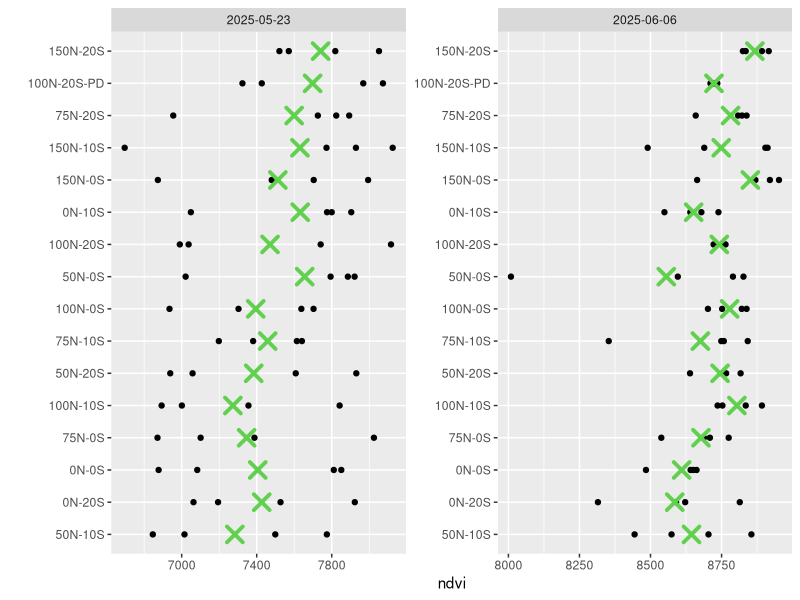
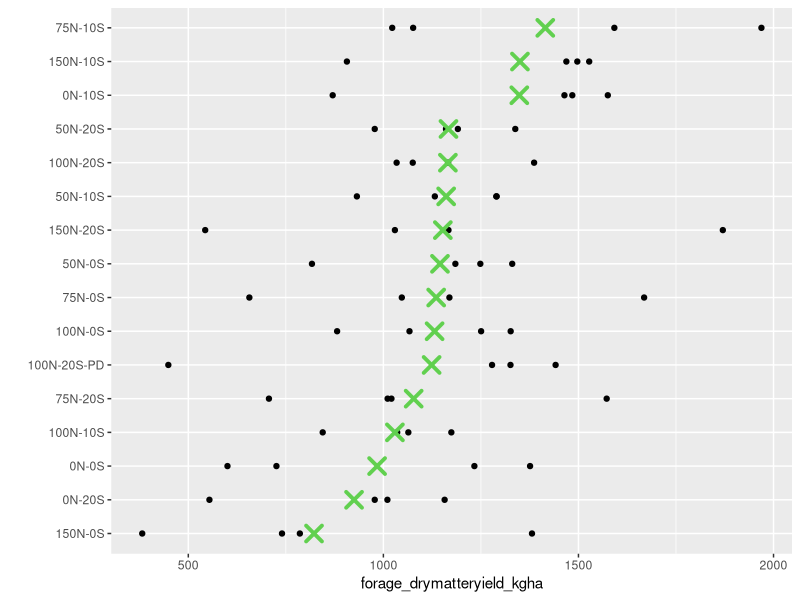
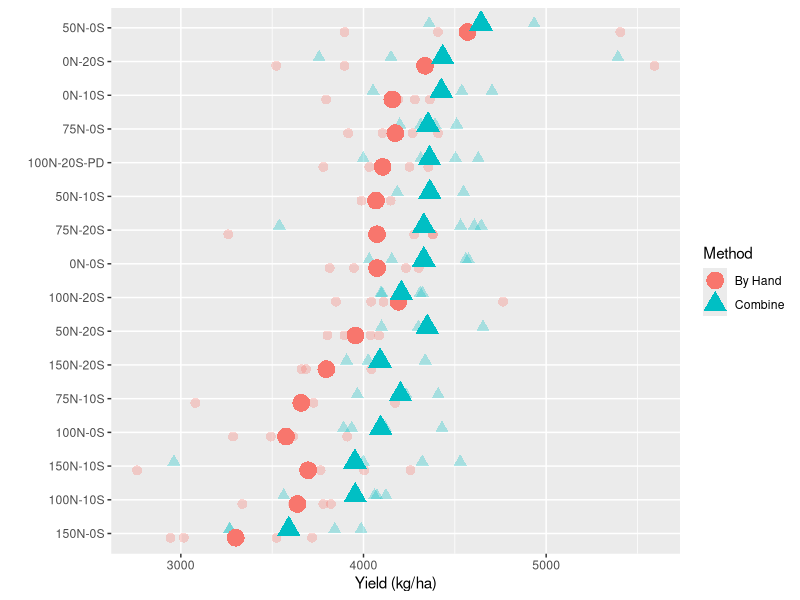
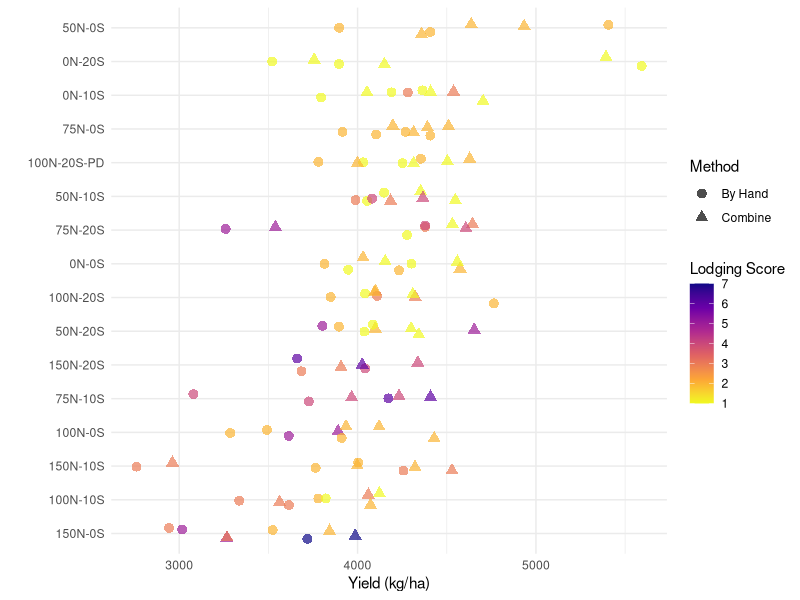
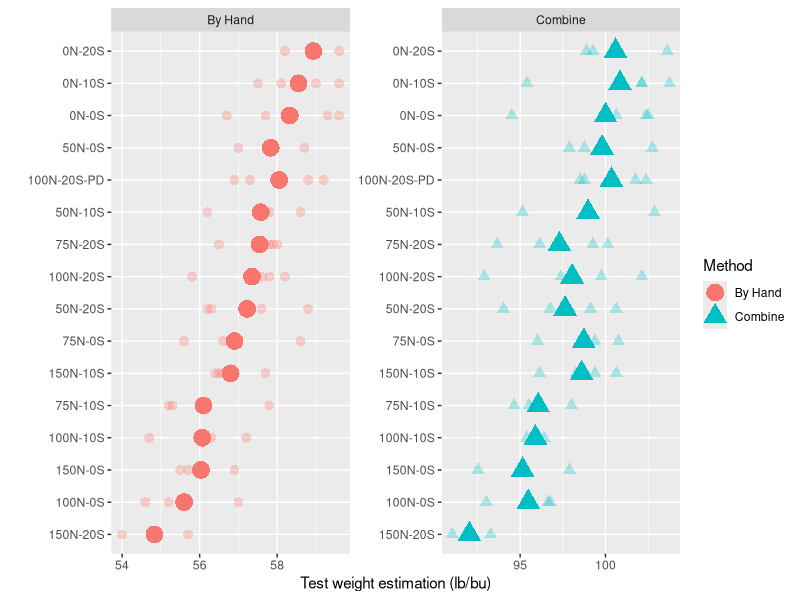
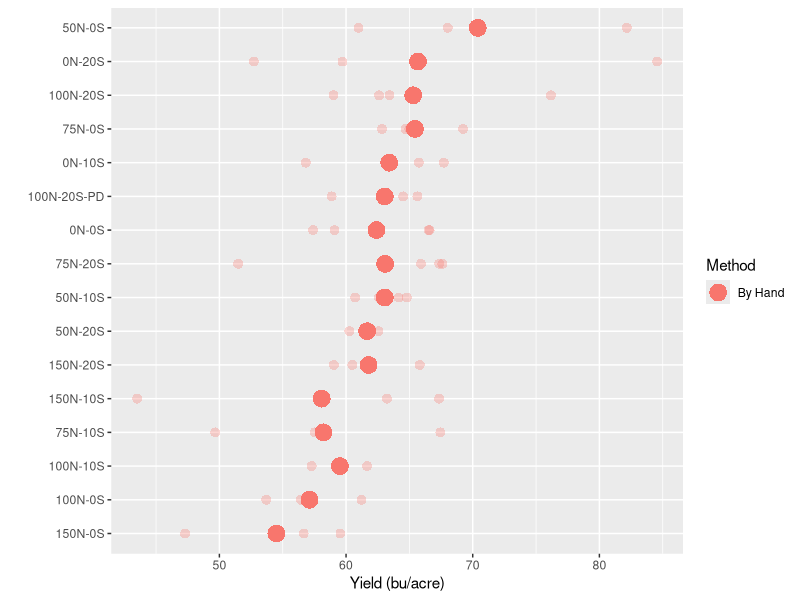
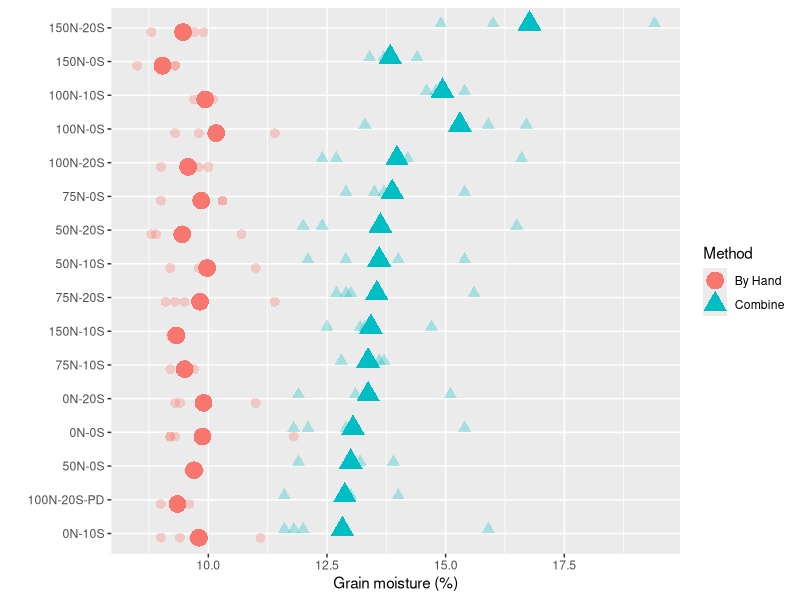
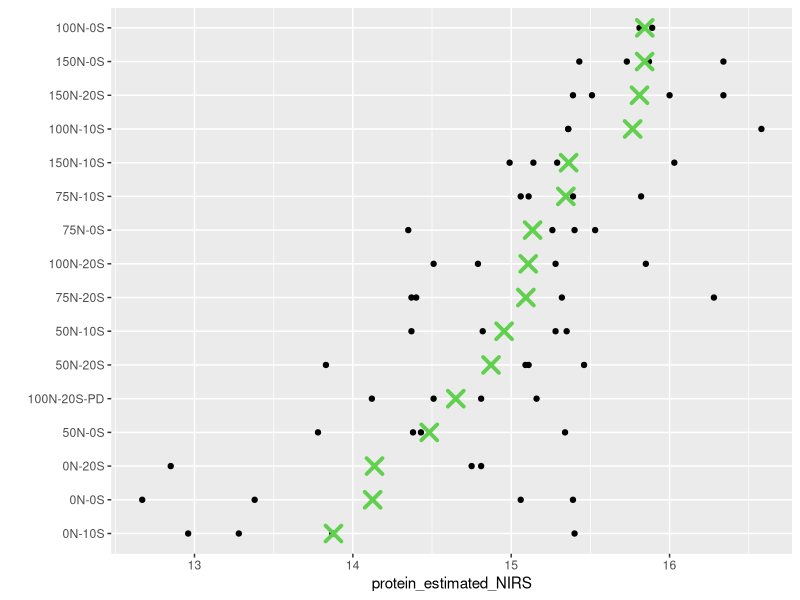

Source code (R) for these figures, in order:
## ---- chunk 1
library(tidyverse)
read.csv("NxS plot map and master - data_biomassyieldprotein.csv") -> dat

dat %>% 
  mutate(date = as.POSIXct(date)) -> dat


## ---- chunk 2
#| label: fig-ndvi
#| fig-cap: "NDVI across two sampling dates. X indicates mean within sampling date. Treatments are ordered where 150N-20S is highest mean NDVI across both dates and 50N-10S is lowest mean NDVI when averaged across both dates."

dat %>% 
  select(date, plots, block, treatment, ndvi) %>% 
  drop_na(ndvi) %>% 
  mutate(treatment = fct_reorder(treatment,ndvi,
                                 .fun = mean)) %>% 
  ggplot(aes(treatment,ndvi)) +
  geom_point() +
  stat_summary(
    geom = "point",
    fun = mean,
    col = 3,
    size = 4,
    shape = 4,
    stroke = 2
  ) +
  coord_flip() +
  facet_wrap(~date, 
             scales = "free") +
  labs(x="")
## ---- chunk 3
#| label: fig-biomass
#| fig-cap: "Forage dry matter yield on May 23"

dat %>% 
  # glimpse()
  select(date, plots, block, treatment, forage_drymatteryield_kgha) %>% 
  drop_na(forage_drymatteryield_kgha) %>% 
  mutate(treatment = fct_reorder(treatment,forage_drymatteryield_kgha,
                                 .fun = mean)) %>% 
  ggplot(aes(treatment,forage_drymatteryield_kgha)) +
  geom_point() +
  stat_summary(
    geom = "point",
    fun = mean,
    col = 3,
    size = 4,
    shape = 4,
    stroke = 2
  ) +
  coord_flip() +
  labs(x="")
## ---- chunk 4
#| label: fig-yieldkgha
#| fig-cap: "Grain yield in kilograms per hectare between the combine weight system vs the entire sample being brought back to lab and weighed. Note when weighed by hand the sample was dryer so this explains lower weights. Outlier removed."
dat %>% 
  filter(grain_kgha_byhand<7000) %>% 
  select(date, plots, block, treatment,
         grain_kgha_harvestMaster,
         grain_kgha_byhand) %>% 
  drop_na(grain_kgha_harvestMaster, grain_kgha_byhand) %>% 
  pivot_longer(
    cols = c(grain_kgha_harvestMaster, grain_kgha_byhand),
    names_to = "method",
    values_to = "yield"
  ) %>% 
  mutate(method = recode(method,
                         grain_kgha_harvestMaster = "Combine",
                         grain_kgha_byhand = "By Hand")) %>% 
  mutate(treatment = fct_reorder(treatment, yield, .fun = mean)) %>% 
  ggplot(aes(x = treatment, y = yield, color = method, shape = method)) +
  geom_point(position = position_dodge(width = 0.5), size = 3, alpha = 0.3) +
  stat_summary(
    aes(color = method, shape = method),
    geom = "point",
    fun = mean,
    position = position_dodge(width = 0.5),
    size = 5,
    stroke = 1.5
  ) +
  coord_flip() +
  labs(x = "",
       y = "Yield (kg/ha)",
       color = "Method",
       shape = "Method")
## ---- chunk 5
#| label: fig-yieldkghalodging
#| fig-cap: "Grain yield estimation from combine with lodging scores where 1 = no lodging and 9 = flat on the ground."

dat %>%
  filter(grain_kgha_harvestMaster < 7000, grain_kgha_byhand < 7000) %>%
  select(treatment, grain_kgha_harvestMaster, grain_kgha_byhand, lodging_score_atharvest) %>%
  drop_na() %>%
  pivot_longer(
    cols = c(grain_kgha_harvestMaster, grain_kgha_byhand),
    names_to = "method",
    values_to = "yield"
  ) %>%
  mutate(
    method = recode(method,
                    grain_kgha_harvestMaster = "Combine",
                    grain_kgha_byhand = "By Hand"),
    treatment = fct_reorder(treatment, yield, .fun = mean)
  ) %>%
  ggplot(aes(x = treatment, y = yield, color = lodging_score_atharvest, shape = method)) +
  geom_point(size = 3, alpha = 0.7, position = position_jitter(width = 0.2)) +
  scale_color_viridis_c(option = "plasma", direction = -1, name = "Lodging Score") +
  scale_shape_manual(values = c("Combine" = 17, "By Hand" = 16)) +  # triangle for Combine, circle for By Hand
  coord_flip() +
  labs(
    x = "",
    y = "Yield (kg/ha)",
    shape = "Method"
  ) +
  theme_minimal()


## ---- chunk 6
#| label: fig-testweight
#| fig-cap: "Grain test weight values were reasonable using  using the Perten 5200 (i.e. By Hand) and were mostly mirrored by on board test weight estimator on combine, but those values will require a correction"


# Calculate mean test weight by treatment for By Hand
byhand_order <- dat %>%
  drop_na(grain_testweight_lbbu_byhand_grainsensor) %>%
  group_by(treatment) %>%
  summarize(mean_byhand = mean(grain_testweight_lbbu_byhand_grainsensor, na.rm = TRUE)) %>%
  arrange(mean_byhand) %>%
  pull(treatment)

dat %>% 
  filter(grain_kgha_byhand < 7000) %>% 
  select(date, plots, block, treatment,
         grain_testweight_lbbu_harvestMaster,
         grain_testweight_lbbu_byhand_grainsensor) %>% 
  drop_na(grain_testweight_lbbu_harvestMaster, grain_testweight_lbbu_byhand_grainsensor) %>% 
  pivot_longer(
    cols = c(grain_testweight_lbbu_harvestMaster, grain_testweight_lbbu_byhand_grainsensor),
    names_to = "method",
    values_to = "test weight"
  ) %>% 
  mutate(method = recode(method,
                         grain_testweight_lbbu_harvestMaster = "Combine",
                         grain_testweight_lbbu_byhand_grainsensor = "By Hand")) %>%
  # Reorder factor using By Hand order
  mutate(treatment = factor(treatment, levels = byhand_order)) %>% 
  ggplot(aes(x = treatment, y = `test weight`, color = method, shape = method)) +
  geom_point(position = position_dodge(width = 0.5), size = 3, alpha = 0.3) +
  stat_summary(
    aes(color = method, shape = method),
    geom = "point",
    fun = mean,
    position = position_dodge(width = 0.5),
    size = 5,
    stroke = 1.5
  ) +
  coord_flip() +
  facet_wrap(~method, scales = "free") +
  labs(x = "",
       y = "Test weight estimation (lb/bu)",
       color = "Method",
       shape = "Method")

## ---- chunk 7
#| label: fig-buacre
#| fig-cap: "Grain yield in bushels per acre using only the by hand method because the test weight data was unreliable from the combine."


# Step 1: Compute treatment order based on By Hand yield (kg/ha)
byhand_order <- dat %>%
  filter(grain_kgha_byhand < 7000) %>%
  drop_na(grain_kgha_byhand) %>%
  group_by(treatment) %>%
  summarize(mean_byhand = mean(grain_kgha_byhand, na.rm = TRUE)) %>%
  arrange(mean_byhand) %>%
  pull(treatment)

# Step 2: Main plot with corrected bu/acre
dat %>% 
  # glimpse()
  filter(grain_kgha_byhand < 7000) %>% 
  select(date, plots, block, treatment,
         grain_kgha_harvestMaster,
         grain_kgha_byhand,
         grain_testweight_lbbu_harvestMaster,
         grain_testweight_lbbu_byhand_grainsensor) %>% 
  drop_na(grain_kgha_harvestMaster, grain_kgha_byhand,
          grain_testweight_lbbu_harvestMaster,
          grain_testweight_lbbu_byhand_grainsensor) %>% 
  # Convert kg/ha → lb/acre → bu/acre
  mutate(
    lb_acre_byhand = grain_kgha_byhand * 2.20462 / 2.47105,
    lb_acre_harvestMaster = grain_kgha_harvestMaster * 2.20462 / 2.47105,
    bu_acre_byhand = lb_acre_byhand / grain_testweight_lbbu_byhand_grainsensor,
    bu_acre_harvestMaster = lb_acre_harvestMaster / grain_testweight_lbbu_harvestMaster
  ) %>% 
  # Pivot longer for plotting
  pivot_longer(
    cols = c(bu_acre_harvestMaster, bu_acre_byhand),
    names_to = "method",
    values_to = "bu_acre"
  ) %>% 
  mutate(method = recode(method,
                         bu_acre_harvestMaster = "Combine",
                         bu_acre_byhand = "By Hand"),
         # Reorder treatments using By Hand order
         treatment = factor(treatment, levels = byhand_order)) %>% 
  filter(method=="By Hand") %>% 
  ggplot(aes(x = treatment, y = bu_acre, color = method, shape = method)) +
  geom_point(position = position_dodge(width = 0.5), size = 3, alpha = 0.3) +
  stat_summary(
    aes(color = method, shape = method),
    geom = "point",
    fun = mean,
    position = position_dodge(width = 0.5),
    size = 5,
    stroke = 1.5
  ) +
  coord_flip() +
  labs(x = "",
       y = "Yield (bu/acre)",
       color = "Method",
       shape = "Method")


## ---- chunk 8
#| label: fig-moisturecontent
#| fig-cap: "Moisture content at harvest (combine) and after dryer (By Hand)."

# Step 1: Compute treatment order based on Combine moisture
combine_order <- dat %>%
  filter(grain_kgha_byhand < 7000) %>%
  drop_na(grain_moisturepercent_harvestMaster) %>%
  group_by(treatment) %>%
  summarize(mean_combine_moisture = mean(grain_moisturepercent_harvestMaster, na.rm = TRUE)) %>%
  arrange(mean_combine_moisture) %>%  # ascending order
  pull(treatment)


# Step 2: Main plot for grain moisture
dat %>% 
  filter(grain_kgha_byhand < 7000) %>% 
  select(date, plots, block, treatment,
         grain_moisturepercent_harvestMaster,
         grain_moisturepercent_byhand_grainsensor) %>% 
  drop_na(grain_moisturepercent_harvestMaster,
          grain_moisturepercent_byhand_grainsensor) %>% 
  pivot_longer(
    cols = c(grain_moisturepercent_harvestMaster,
             grain_moisturepercent_byhand_grainsensor),
    names_to = "method",
    values_to = "moisture_percent"
  ) %>% 
  mutate(method = recode(method,
                         grain_moisturepercent_harvestMaster = "Combine",
                         grain_moisturepercent_byhand_grainsensor = "By Hand"),
         # Reorder treatments using Combine moisture order
         treatment = factor(treatment, levels = combine_order)) %>% 
  ggplot(aes(x = treatment, y = moisture_percent, color = method, shape = method)) +
  geom_point(position = position_dodge(width = 0.5), size = 3, alpha = 0.3) +
  stat_summary(
    aes(color = method, shape = method),
    geom = "point",
    fun = mean,
    position = position_dodge(width = 0.5),
    size = 5,
    stroke = 1.5
  ) +
  coord_flip() +
  labs(x = "",
       y = "Grain moisture (%)",
       color = "Method",
       shape = "Method")

## ---- chunk 9
#| label: fig-protein
#| fig-cap: "Protein content predicted by NIRS using wheat equation"

dat %>% 
  # glimpse()
  select(date, plots, block, treatment, protein_estimated_NIRS) %>% 
  drop_na(protein_estimated_NIRS) %>% 
  mutate(treatment = fct_reorder(treatment,protein_estimated_NIRS,
                                 .fun = mean)) %>% 
  ggplot(aes(treatment,protein_estimated_NIRS)) +
  geom_point() +
  stat_summary(
    geom = "point",
    fun = mean,
    col = 3,
    size = 4,
    shape = 4,
    stroke = 2
  ) +
  coord_flip() +
  labs(x="")
